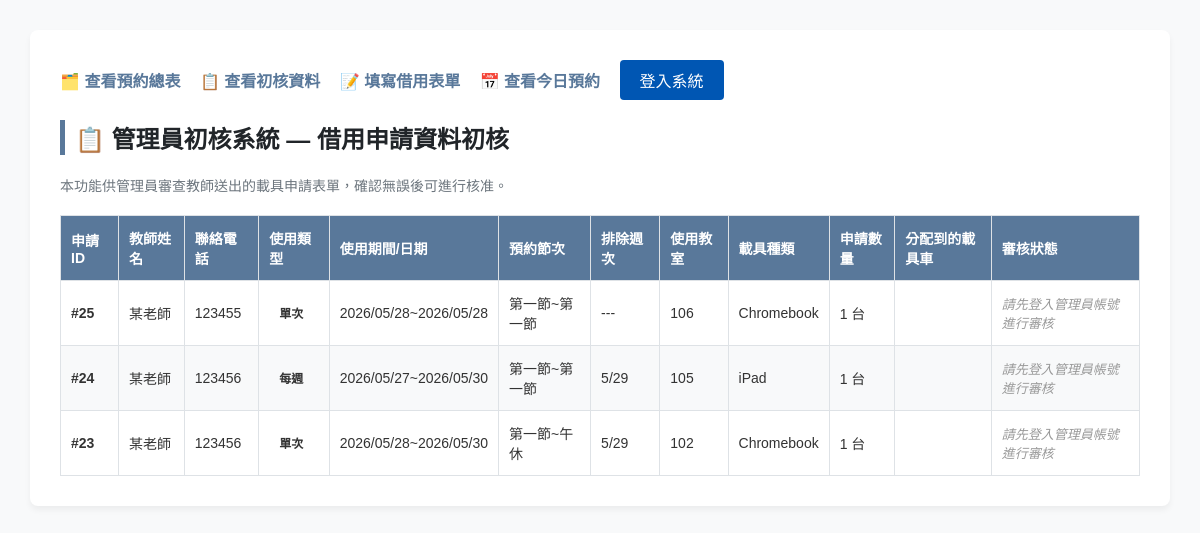
/borrow/, run on an earlier commit of the app's database.
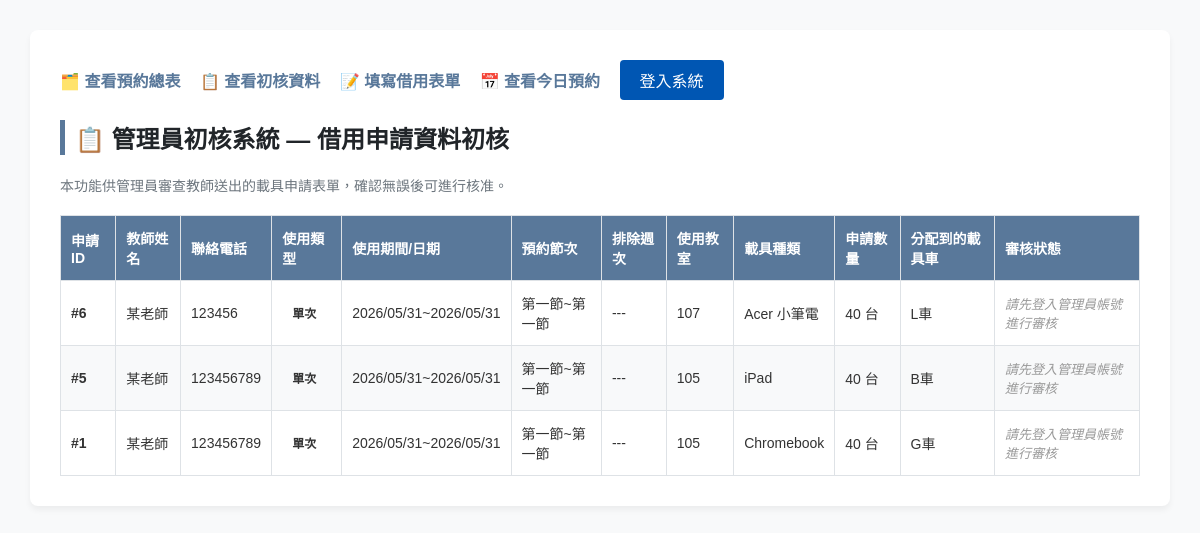
And on a later commit of the database.
### show/models.py (models this page shows, shortened)
class Borrowlist(models.Model):
    user = models.CharField("借用老師", max_length=20, null=True, blank=True)
    phone = models.CharField("聯絡電話", max_length=25)
    location = models.CharField("教室", max_length=10)
    usage_type_choices = (
        ('once','單次'),
        ('weekly','每周'),
    )
    usage_type = models.CharField(max_length=10, choices = usage_type_choices , default='once')
    DEVICE_CHOICES =(
        ('ipad', 'iPad'),
        ('chromebook', 'Chromebook'),
        ('surface_go', 'Surface Go'),
        ('acer_laptop', 'Acer 小筆電'),
    )
    device_type = models.CharField("載具種類", max_length=20, choices=DEVICE_CHOICES)
    start_date = models.DateField("開始日期", null=True, blank=True)
    end_date = models.DateField("結束日期", null=True, blank=True)
    DAY_CHOICES = (
        ('Monday','星期一'), ('Tuesday','星期二'), ('Wednesday','星期三'),
        ('Thursday','星期四'), ('Friday','星期五'),
    )
    day = models.CharField("星期", choices=DAY_CHOICES, max_length=50, blank=True, null=True)
    PERIODS_CHOICES = (
        ('1', '第一節'), ('2', '第二節'), ('3', '第三節'), ('4', '第四節'),
        ('4.5', '午休'), ('5', '第五節'), ('6', '第六節'), ('7', '第七節'), ('8', '第八節'),
    )
    periods = models.CharField("開始預約節次", max_length=50, choices=PERIODS_CHOICES, default='1')
    PERIODS_END_CHOICES = (
        ('1', '第一節'), ('2', '第二節'), ('3', '第三節'), ('4', '第四節'),
        ('4.5', '午休'), ('5', '第五節'), ('6', '第六節'), ('7', '第七節'), ('8', '第八節'),
    )
    periods_end = models.CharField("結束預約節次", max_length=50, choices=PERIODS_END_CHOICES, default='1')
    exclude_weeks = models.CharField("排除週次/備註", max_length=100, blank=True, default="")
    STATUS_CHOICES = (
        ('待審核', '待審核'),
        ('已通過', '已通過'),
        ('已拒絕', '已拒絕'),
    )
    device_id = models.CharField("載具編號",max_length = 10,default="")
    time_id = models.CharField("時間",max_length = 10,default="")
    status = models.CharField("審核狀態", max_length=10, choices = STATUS_CHOICES , default='待審核')
    device_amount = models.PositiveIntegerField(default=1)
    classroom = models.CharField(max_length=10, blank=True, null=True)
    assigned_vehicle = models.ForeignKey(
        'devicecar',
        on_delete=models.SET_NULL,
        null=True,
        blank=True,
        verbose_name="系統指派載具車"
    )

class devicecar(models.Model):
    device_id = models.CharField(
        max_length=100,
        )
    device_amount = models.PositiveIntegerField(default=1)
    DEVICE_CHOICES =(
        ('ipad', 'iPad'),
        ('chromebook', 'Chromebook'),
        ('surface_go', 'Surface Go'),
        ('acer_laptop', 'Acer 小筆電'),
    )
    device_type = models.CharField("載具種類", max_length=20, choices=DEVICE_CHOICES,blank=True)

### show/views.py (the view, shortened to what this page needs)
# urls.py: path('borrow/', views.view_borrow_list, name='view_borrow_list'),
def view_borrow_list(request):
    borrow_records = Borrowlist.objects.all().order_by('-id')
    return render(request, 'borrow_list.html', {
        'borrow_records': borrow_records
    })

### show/templates/borrow_list.html (shortened to what this page needs)
<!DOCTYPE html>
<html lang="zh-TW">
<head>
</head>
<body>
    <div class="container">
        <div class="nav">
            <a href="{% url 'allreservation_view' %}">🗂️ 查看預約總表 </a>
            <a href="{% url 'view_borrow_list' %}">📋 查看初核資料</a>
            <a href="{% url 'submit_borrow' %}">📝 填寫借用表單</a>
            <a href="{% url 'today_reservation' %}">📅 查看今日預約</a>
            {% if user.is_authenticated %}
                <span style="color: #4a5568; margin-right: 15px;">👋 你好，<strong style="color: #0056b3;">{{ user.username }}</strong></span>
                <a href="{% url 'logout' %}?next={{ request.path }}" style="color: #dc2626; text-decoration: underline; font-weight: 500;">登出</a>
            {% else %}
                <a href="{% url 'login' %}?next={{ request.path }}" style="background-color: #0056b3; color: #ffffff; text-decoration: none; padding: 8px 20px; border-radius: 4px; font-weight: 500; display: inline-block;">登入系統</a>
            {% endif %}
        </div>
        <h2>📋 管理員初核系統 — 借用申請資料初核</h2>
        <p>本功能供管理員審查教師送出的載具申請表單，確認無誤後可進行核准。</p>
        <table>
            <thead>
                <tr>
                    <th>申請ID</th>
                    <th>教師姓名</th>
                    <th>聯絡電話</th>
                    <th>使用類型</th>
                    <th>使用期間/日期</th>
                    <th>預約節次</th>
                    <th>排除週次</th>
                    <th>使用教室</th>
                    <th>載具種類</th>
                    <th>申請數量</th>
                    <th>分配到的載具車</th>
                    <th>審核狀態</th>
                </tr>
            </thead>
            <tbody>
                {% for record in borrow_records %}
                    <tr>
                    <td><strong>#{{ record.id }}</strong></td>
                    <td>{{ record.user }}</td>
                    <td>{{ record.phone }}</td>
                    <td>
                        {% if record.usage_type == 'once' %}
                            <span class="badge bg-primary">單次</span>
                        {% else %}
                            <span class="badge bg-success">每週</span>
                        {% endif %}
                    </td>
                    <td>
                        {{record.start_date|date:"Y/m/d"}}~{{record.end_date|date:"Y/m/d"}}
                    </td>
                    <td>
                        {{ record.get_periods_display }}~{{ record.get_periods_end_display }}
                    </td>
                    <td>
                        {% if record.exclude_weeks %}
                            {{ record.exclude_weeks }}
                        {% else %}
                            ---
                        {% endif %}
                    </td>
                    <td>{{ record.location }}</td>
                    <td>{{ record.get_device_type_display }}</td>
                    <td>{{ record.device_amount }} 台</td>
                    <td>{{ record.assigned_vehicle.device_id }}</td>
                    <td>
                        {% if user.is_superuser %}
                            {% if record.status == '待審核' %}
                                <form method="POST" action="{% url 'view_borrow_list' %}"style="display:inline;">
                                    {% csrf_token %}
                                    <input type="hidden" name="record_id" value="{{ record.id }}">
                                    <button type="submit" name="action" value="approve" class="btn btn-sm btn-approved" onclick="return confirm('確定要核准這筆借用嗎？')"> 核准</button>
                                    <button type="submit" name="action" value="reject" class="btn btn-sm btn-reject" onclick="return confirm('確定要拒絕嗎？')"> 拒絕</button>
                                 </form>
                            {% elif record.status == '已核准' %}
                                <span class="badge bg-info">已核准</span>
                            {% elif record.status == '已拒絕' %}
                                <span class="badge bg-warning">已拒絕</span>
                            {% else %}
                                <span class="badge bg-secondary">{{ record.status }}</span>
                            {% endif %}
                        {% else %}
                        <span class="text-muted">請先登入管理員帳號進行審核</span>
                        {% endif %}
                    </td>
                        </tr>
                        {% empty %}
                        <tr>
                            <td colspan="11" class="text-center text-muted">📭 目前尚無任何教師提交借用申請。</td>
                        </tr>
                {% endfor %}
            </tbody>
        </table>
    </div>
</body>
</html>

### show/templates/borrow_list.html (style rules this page uses)
body { font-family: Arial, sans-serif; margin: 30px; background-color: #f8f9fa; color: #333; }
.container { max-width: 1200px; background: white; padding: 30px; border-radius: 8px; box-shadow: 0 4px 6px rgba(0,0,0,0.05); margin: 0 auto; }
.nav { margin-bottom: 20px; }
.nav a { margin-right: 15px; text-decoration: none; color: #59789a; font-weight: bold; }
h2 { margin-top: 0; color: #212529; border-left: 5px solid #59789a; padding-left: 10px; }
p { color: #6c757d; font-size: 14px; }
table { width: 100%; border-collapse: collapse; margin-top: 20px; font-size: 14px; }
th, td { border: 1px solid #dee2e6; padding: 12px 10px; text-align: left; }
th { background-color: #59789a; color: white; font-weight: 600; }
tr:nth-child(even) { background-color: #f8f9fa; }
.badge { padding: 5px 10px; border-radius: 20px; font-size: 12px; font-weight: bold; display: inline-block; }
.text-muted { color: #999; font-style: italic; font-size: 13px; }

What changed in the data, as far as the page shows it:
removed Borrowlist: id "25", user "某老師", phone "123455", usage_type "單次", start_date "2026/05/28", end_date "2026/05/28", periods "第一節", periods_end "第一節", location "106", device_type "Chromebook", device_amount "1"
removed Borrowlist: id "24", user "某老師", phone "123456", usage_type "每週", start_date "2026/05/27", end_date "2026/05/30", periods "第一節", periods_end "第一節", exclude_weeks "5/29", location "105", device_type "iPad", device_amount "1"
removed Borrowlist: id "23", user "某老師", phone "123456", usage_type "單次", start_date "2026/05/28", end_date "2026/05/30", periods "第一節", periods_end "午休", exclude_weeks "5/29", location "102", device_type "Chromebook", device_amount "1"
added Borrowlist: id "6", user "某老師", phone "123456", usage_type "單次", start_date "2026/05/31", end_date "2026/05/31", periods "第一節", periods_end "第一節", location "107", device_type "Acer 小筆電", device_amount "40", assigned_vehicle.device_id "L車"
added Borrowlist: id "5", user "某老師", phone "123456789", usage_type "單次", start_date "2026/05/31", end_date "2026/05/31", periods "第一節", periods_end "第一節", location "105", device_type "iPad", device_amount "40", assigned_vehicle.device_id "B車"
added Borrowlist: id "1", user "某老師", phone "123456789", usage_type "單次", start_date "2026/05/31", end_date "2026/05/31", periods "第一節", periods_end "第一節", location "105", device_type "Chromebook", device_amount "40", assigned_vehicle.device_id "G車"
